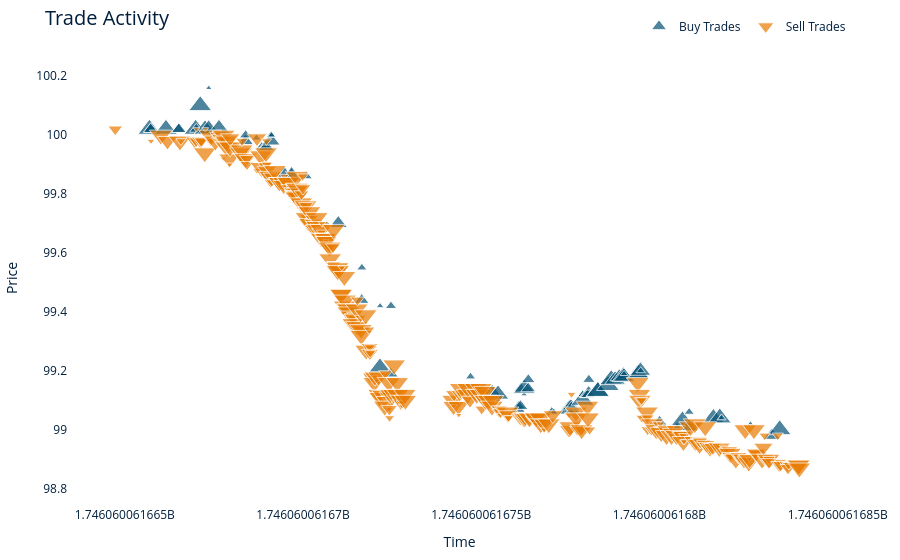

The notebook cell this image was saved under:
### Code cell
# Get trade log
trades_df = simulator.get_trade_log_as_dataframe()

# Show trade activity chart
if not trades_df.empty:
    fig = create_trades_chart(trades_df)
    fig.show()
else:
    print("No trades executed yet.")
